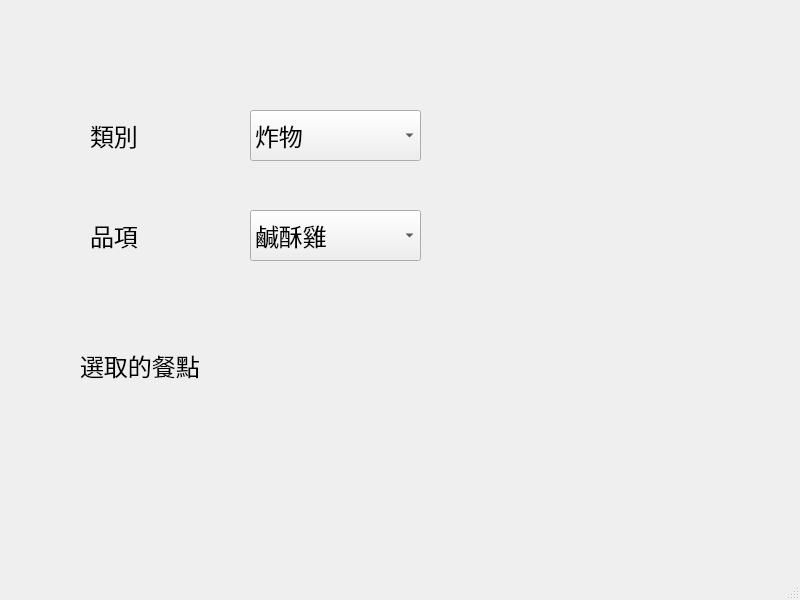
<?xml version="1.0" encoding="UTF-8"?>
<ui version="4.0">
 <class>MainWindow</class>
 <widget class="QMainWindow" name="MainWindow">
  <property name="geometry">
   <rect>
    <x>0</x>
    <y>0</y>
    <width>800</width>
    <height>600</height>
   </rect>
  </property>
  <property name="windowTitle">
   <string>MainWindow</string>
  </property>
  <widget class="QWidget" name="centralwidget">
   <widget class="QComboBox" name="comboBox">
    <property name="geometry">
     <rect>
      <x>250</x>
      <y>110</y>
      <width>171</width>
      <height>51</height>
     </rect>
    </property>
    <property name="font">
     <font>
      <family>Agency FB</family>
      <pointsize>18</pointsize>
     </font>
    </property>
    <item>
     <property name="text">
      <string>炸物</string>
     </property>
    </item>
    <item>
     <property name="text">
      <string>飲料</string>
     </property>
    </item>
   </widget>
   <widget class="QLabel" name="label">
    <property name="geometry">
     <rect>
      <x>90</x>
      <y>100</y>
      <width>141</width>
      <height>71</height>
     </rect>
    </property>
    <property name="font">
     <font>
      <family>微軟正黑體</family>
      <pointsize>18</pointsize>
     </font>
    </property>
    <property name="text">
     <string>類別</string>
    </property>
   </widget>
   <widget class="QLabel" name="label_2">
    <property name="geometry">
     <rect>
      <x>90</x>
      <y>200</y>
      <width>141</width>
      <height>71</height>
     </rect>
    </property>
    <property name="font">
     <font>
      <family>微軟正黑體</family>
      <pointsize>18</pointsize>
     </font>
    </property>
    <property name="text">
     <string>品項</string>
    </property>
   </widget>
   <widget class="QComboBox" name="comboBox_2">
    <property name="geometry">
     <rect>
      <x>250</x>
      <y>210</y>
      <width>171</width>
      <height>51</height>
     </rect>
    </property>
    <property name="font">
     <font>
      <family>Agency FB</family>
      <pointsize>18</pointsize>
     </font>
    </property>
    <item>
     <property name="text">
      <string>鹹酥雞</string>
     </property>
    </item>
    <item>
     <property name="text">
      <string>薯條</string>
     </property>
    </item>
    <item>
     <property name="text">
      <string>雞排</string>
     </property>
    </item>
   </widget>
   <widget class="QLabel" name="label_3">
    <property name="geometry">
     <rect>
      <x>80</x>
      <y>330</y>
      <width>181</width>
      <height>71</height>
     </rect>
    </property>
    <property name="font">
     <font>
      <family>微軟正黑體</family>
      <pointsize>18</pointsize>
     </font>
    </property>
    <property name="text">
     <string>選取的餐點</string>
    </property>
   </widget>
  </widget>
  <widget class="QMenuBar" name="menubar">
   <property name="geometry">
    <rect>
     <x>0</x>
     <y>0</y>
     <width>800</width>
     <height>25</height>
    </rect>
   </property>
  </widget>
  <widget class="QStatusBar" name="statusbar"/>
 </widget>
 <resources/>
 <connections/>
</ui>
